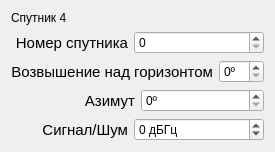
            <widget class="QWidget" name="tab_2">
             <attribute name="title">
              <string>4</string>
             </attribute>
             <layout class="QGridLayout" name="gridLayout_11">
              <item row="2" column="0">
               <layout class="QHBoxLayout" name="up_gorlay_4">
                <item>
                 <widget class="QLabel" name="label_17">
                  <property name="font">
                   <font>
                    <pointsize>11</pointsize>
                   </font>
                  </property>
                  <property name="text">
                   <string>Возвышение над горизонтом</string>
                  </property>
                  <property name="alignment">
                   <set>Qt::AlignRight|Qt::AlignTrailing|Qt::AlignVCenter</set>
                  </property>
                 </widget>
                </item>
                <item>
                 <widget class="QSpinBox" name="up_gor_4">
                  <property name="minimumSize">
                   <size>
                    <width>0</width>
                    <height>0</height>
                   </size>
                  </property>
                  <property name="maximumSize">
                   <size>
                    <width>130</width>
                    <height>16777215</height>
                   </size>
                  </property>
                  <property name="suffix">
                   <string>º</string>
                  </property>
                  <property name="maximum">
                   <number>99</number>
                  </property>
                 </widget>
                </item>
               </layout>
              </item>
              <item row="1" column="0">
               <layout class="QHBoxLayout" name="sath_num_4">
                <item>
                 <widget class="QLabel" name="label_16">
                  <property name="font">
                   <font>
                    <pointsize>11</pointsize>
                   </font>
                  </property>
                  <property name="text">
                   <string>Номер спутника</string>
                  </property>
                  <property name="alignment">
                   <set>Qt::AlignRight|Qt::AlignTrailing|Qt::AlignVCenter</set>
                  </property>
                 </widget>
                </item>
                <item>
                 <widget class="QSpinBox" name="satn_number_4">
                  <property name="minimumSize">
                   <size>
                    <width>130</width>
                    <height>0</height>
                   </size>
                  </property>
                  <property name="maximumSize">
                   <size>
                    <width>130</width>
                    <height>16777215</height>
                   </size>
                  </property>
                  <property name="maximum">
                   <number>4</number>
                  </property>
                 </widget>
                </item>
               </layout>
              </item>
              <item row="4" column="0">
               <layout class="QHBoxLayout" name="sign_lay_4">
                <item>
                 <widget class="QLabel" name="azimuth_14">
                  <property name="font">
                   <font>
                    <pointsize>11</pointsize>
                   </font>
                  </property>
                  <property name="text">
                   <string>Сигнал/Шум</string>
                  </property>
                  <property name="alignment">
                   <set>Qt::AlignRight|Qt::AlignTrailing|Qt::AlignVCenter</set>
                  </property>
                 </widget>
                </item>
                <item>
                 <widget class="QSpinBox" name="sign_4">
                  <property name="minimumSize">
                   <size>
                    <width>130</width>
                    <height>0</height>
                   </size>
                  </property>
                  <property name="maximumSize">
                   <size>
                    <width>130</width>
                    <height>16777215</height>
                   </size>
                  </property>
                  <property name="wrapping">
                   <bool>true</bool>
                  </property>
                  <property name="suffix">
                   <string> дБГц</string>
                  </property>
                  <property name="maximum">
                   <number>99</number>
                  </property>
                 </widget>
                </item>
               </layout>
              </item>
              <item row="3" column="0">
               <layout class="QHBoxLayout" name="azimut_lay_4">
                <item>
                 <widget class="QLabel" name="azimuth_5">
                  <property name="font">
                   <font>
                    <pointsize>11</pointsize>
                   </font>
                  </property>
                  <property name="text">
                   <string>Азимут</string>
                  </property>
                  <property name="alignment">
                   <set>Qt::AlignRight|Qt::AlignTrailing|Qt::AlignVCenter</set>
                  </property>
                 </widget>
                </item>
                <item>
                 <widget class="QSpinBox" name="azimut_4">
                  <property name="maximumSize">
                   <size>
                    <width>130</width>
                    <height>16777215</height>
                   </size>
                  </property>
                  <property name="suffix">
                   <string>º</string>
                  </property>
                  <property name="maximum">
                   <number>359</number>
                  </property>
                 </widget>
                </item>
               </layout>
              </item>
              <item row="0" column="0">
               <widget class="QLabel" name="label">
                <property name="maximumSize">
                 <size>
                  <width>16777215</width>
                  <height>20</height>
                 </size>
                </property>
                <property name="text">
                 <string>Спутник 4</string>
                </property>
               </widget>
              </item>
             </layout>
            </widget>
